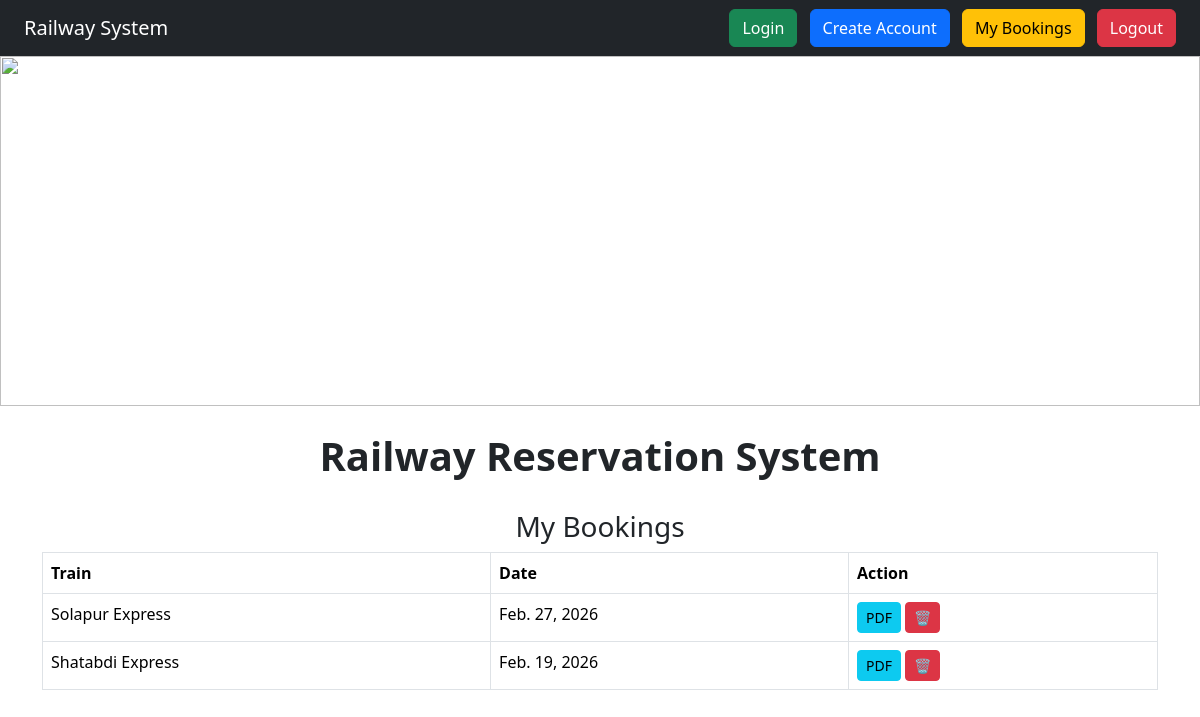
Screenshot of /mybookings/ (signed in) with the database file from the repository.
### reservation/models.py (models this page shows, shortened)
class Booking(models.Model):
    user = models.ForeignKey(User, on_delete=models.CASCADE)
    train = models.ForeignKey(Train, on_delete=models.CASCADE)
    travel_date = models.DateField()

class Train(models.Model):
    TRAIN_TYPES = (
        ('AC', 'AC'),
        ('Sleeper', 'Sleeper'),
        ('General', 'General'),
    )
    train_number = models.CharField(max_length=20,default="TEMP123")
    name = models.CharField(max_length=100)
    source = models.CharField(max_length=100)
    destination = models.CharField(max_length=100)
    departure_time = models.TimeField(default="00:00:00")
    arrival_time = models.TimeField(default="00:00:00")
    price = models.IntegerField(default=500)
    coach_type = models.CharField(
    max_length=20,
    choices=[
        ('AC', 'AC'),
        ('Sleeper', 'Sleeper'),
        ('General', 'General')
    ],
    default='AC'
)
    seats = models.IntegerField()

### reservation/views.py (the view)
# urls.py: path('mybookings/', views.my_bookings, name="mybookings"),
@login_required
def my_bookings(request):
    bookings = Booking.objects.filter(user=request.user)
    return render(request, 'reservation/mybookings.html', {'bookings': bookings})

### reservation/templates/reservation/mybookings.html
{% extends 'reservation/base.html' %}
{% block content %}
<center><h3>My Bookings</h3></center>
<center><table class="table table-bordered">
<tr>
    <th>Train</th>
    <th>Date</th>
    <th>Action</th>
</tr>
{% for booking in bookings %}
<tr>
    <td>{{ booking.train.name }}</td>
    <td>{{ booking.travel_date }}</td>
    <td>
        <a href="{% url 'download' booking.id %}" class="btn btn-info btn-sm">PDF</a>
        <a href="{% url 'cancel' booking.id %}" class="btn btn-danger btn-sm">🗑️</a>
    </td>
</tr>
{% endfor %}
</table></center>
{% endblock %}

### rows the page displays
Booking: train.name "Solapur Express", travel_date "Feb. 27, 2026"
Booking: train.name "Shatabdi Express", travel_date "Feb. 19, 2026"
